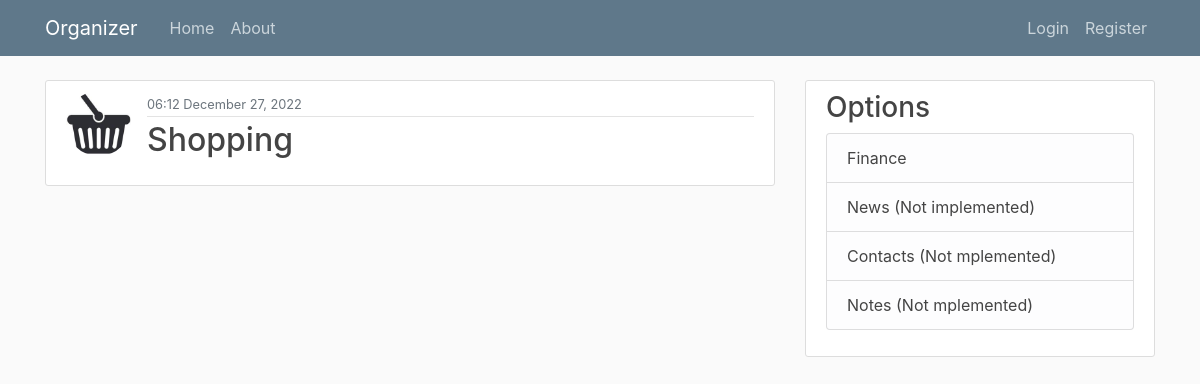
Screenshot of /transaction/33/ with the database file from the repository.
### finance/models.py (models this page shows, shortened)
class Transaction(models.Model):
    CATEGORY_TYPE = {"income": 1, "outcome": -1}
    title = models.CharField(max_length=100)
    description = models.TextField(null=True, blank=True)
    category = models.ForeignKey(Category, on_delete=models.SET_NULL, blank=True, null=True)
    abs_balance_change = models.FloatField(default=0, validators=[MinValueValidator(0.0)])
    date = models.DateTimeField(default=timezone.now)
    date_created = models.DateTimeField(default=timezone.now)
    owner = models.ForeignKey(User, on_delete=models.CASCADE)

class Category(models.Model):
    CATEGORY_TYPE = (("-", "outcome"), ("+", "income"))
    title = models.CharField(max_length=100, default="")
    image = models.ImageField(default='default_finance.png', upload_to='categories_pics')
    type = models.CharField(max_length=10, choices=CATEGORY_TYPE, default="income")

### finance/views.py (the view)
# urls.py: path('transaction/<int:pk>/', TransactionDetailView.as_view(), name='transaction-detail'),
class TransactionDetailView(DetailView):
    model = Transaction

### finance/templates/finance/transaction_detail.html (shortened to what this page needs)
{% extends "organizer/base.html" %}
{% block content %}
      <article class="media content-section">
          <img class="rounded-circle article-img" src="{{ object.category.image.url }}">
          <div class="media-body">
              <div class="article-metadata">
                  <small class="text-muted">{{ object.date|date:"h:m F d, Y" }}</small>
              </div>
              <h2 class="article-title">{{ object.title }}</h2>
          </div>
      </article>
{% endblock content %}

### organizer/static/organizer/main.css (style rules this page uses)
body { background: #fafafa; color: #333333; margin-top: 5rem; }
h1, h2, h3, h4, h5, h6 { color: #444444; }
.content-section { background: #ffffff; padding: 10px 20px; border: 1px solid #dddddd; border-radius: 3px; margin-bottom: 20px; }
.article-title { color: #444444; }
.article-img { height: 65px; width: 65px; margin-right: 16px; }
.article-metadata { padding-bottom: 1px; margin-bottom: 4px; border-bottom: 1px solid #e3e3e3 }

### rows the page displays
Transaction: category.image (picture), date "06:12 December 27, 2022", title "Shopping"
